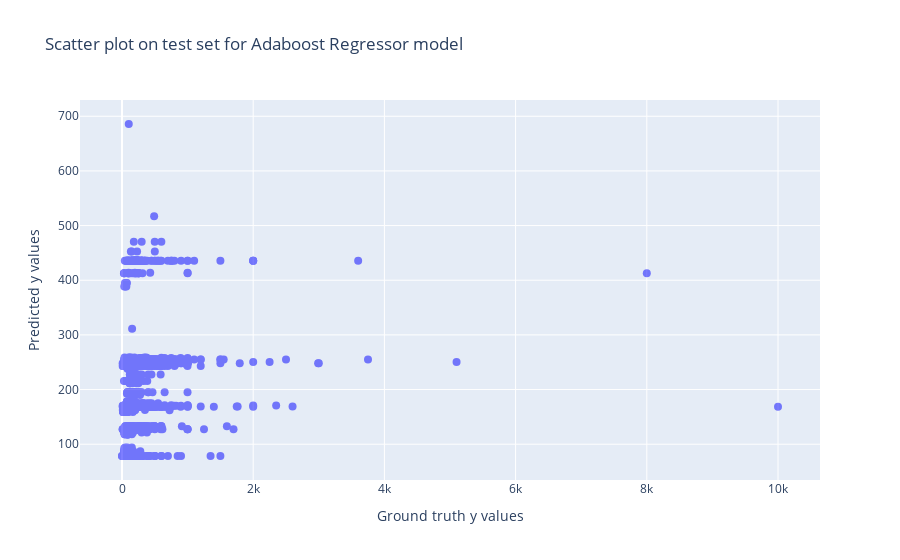

The notebook cell this image was saved under:
### Code cell
scatter_plot("Adaboost Regressor", y_test, y_pred_ada)

### Figure 1 — Plotly figure (JSON) as saved in the notebook; plotly's stock layout.template omitted (floating-point values rounded to 4 significant figures; data arrays with more than 128 entries replaced by an {"elided": "..."} marker saying what was removed)
{"data": [{"marker": {"color": "blue", "size": 8}, "mode": "markers", "name": "Predicted vs Ground Truth", "opacity": 0.5, "type": "scatter", "x": {"elided": "9779 int values"}, "y": {"elided": "9779 float values"}}], "layout": {"title": {"text": "Scatter plot on test set for Adaboost Regressor model"}, "xaxis": {"title": {"text": "Ground truth y values"}}, "yaxis": {"title": {"text": "Predicted y values"}}}}
